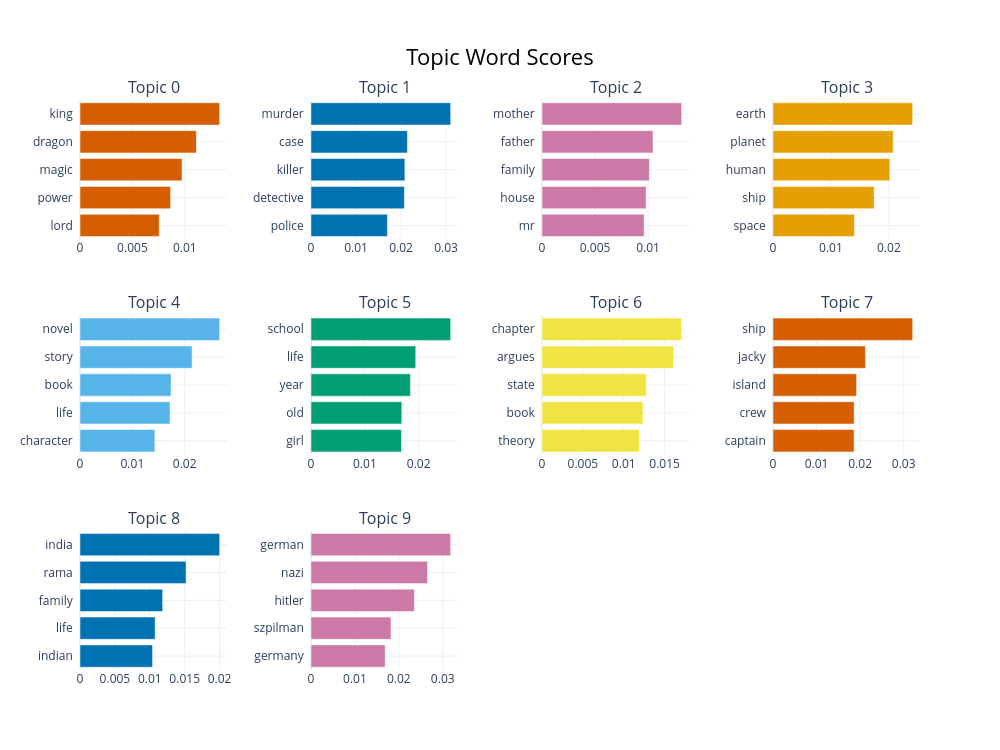

Write notebook code for a chart like this one.
### Markdown cell above
**Visualization of topics as a bar chart**

This chart shows the 10 most popular topics and the keywords that define them.

### Code cell
if 'topic_model' in locals():
    display(topic_model.visualize_barchart(top_n_topics=10))

### Figure 1 — Plotly figure (JSON) as saved in the notebook; plotly's stock layout.template omitted (floating-point values rounded to 4 significant figures)
{"data": [{"marker": {"color": "#D55E00"}, "orientation": "h", "type": "bar", "x": [0.007554, 0.008642, 0.009732, 0.0111, 0.01332], "xaxis": "x", "y": ["lord  ", "power  ", "magic  ", "dragon  ", "king  "], "yaxis": "y"}, {"marker": {"color": "#0072B2"}, "orientation": "h", "type": "bar", "x": [0.01697, 0.02074, 0.02085, 0.02141, 0.03102], "xaxis": "x2", "y": ["police  ", "detective  ", "killer  ", "case  ", "murder  "], "yaxis": "y2"}, {"marker": {"color": "#CC79A7"}, "orientation": "h", "type": "bar", "x": [0.009627, 0.009818, 0.01012, 0.01046, 0.01316], "xaxis": "x3", "y": ["mr  ", "house  ", "family  ", "father  ", "mother  "], "yaxis": "y3"}, {"marker": {"color": "#E69F00"}, "orientation": "h", "type": "bar", "x": [0.01405, 0.01746, 0.02017, 0.02075, 0.02411], "xaxis": "x4", "y": ["space  ", "ship  ", "human  ", "planet  ", "earth  "], "yaxis": "y4"}, {"marker": {"color": "#56B4E9"}, "orientation": "h", "type": "bar", "x": [0.01431, 0.0172, 0.01738, 0.02142, 0.02668], "xaxis": "x5", "y": ["character  ", "life  ", "book  ", "story  ", "novel  "], "yaxis": "y5"}, {"marker": {"color": "#009E73"}, "orientation": "h", "type": "bar", "x": [0.0168, 0.01686, 0.01846, 0.01945, 0.02593], "xaxis": "x6", "y": ["girl  ", "old  ", "year  ", "life  ", "school  "], "yaxis": "y6"}, {"marker": {"color": "#F0E442"}, "orientation": "h", "type": "bar", "x": [0.01191, 0.01235, 0.01276, 0.0161, 0.01708], "xaxis": "x7", "y": ["theory  ", "book  ", "state  ", "argues  ", "chapter  "], "yaxis": "y7"}, {"marker": {"color": "#D55E00"}, "orientation": "h", "type": "bar", "x": [0.01861, 0.01862, 0.01919, 0.02121, 0.03205], "xaxis": "x8", "y": ["captain  ", "crew  ", "island  ", "jacky  ", "ship  "], "yaxis": "y8"}, {"marker": {"color": "#0072B2"}, "orientation": "h", "type": "bar", "x": [0.0104, 0.01076, 0.01184, 0.0152, 0.02001], "xaxis": "x9", "y": ["indian  ", "life  ", "family  ", "rama  ", "india  "], "yaxis": "y9"}, {"marker": {"color": "#CC79A7"}, "orientation": "h", "type": "bar", "x": [0.01689, 0.01821, 0.02354, 0.02653, 0.0318], "xaxis": "x10", "y": ["germany  ", "szpilman  ", "hitler  ", "nazi  ", "german  "], "yaxis": "y10"}], "layout": {"annotations": [{"font": {"size": 16}, "showarrow": false, "text": "Topic 0", "x": 0.0875, "xanchor": "center", "xref": "paper", "y": 1, "yanchor": "bottom", "yref": "paper"}, {"font": {"size": 16}, "showarrow": false, "text": "Topic 1", "x": 0.3625, "xanchor": "center", "xref": "paper", "y": 1, "yanchor": "bottom", "yref": "paper"}, {"font": {"size": 16}, "showarrow": false, "text": "Topic 2", "x": 0.6375, "xanchor": "center", "xref": "paper", "y": 1, "yanchor": "bottom", "yref": "paper"}, {"font": {"size": 16}, "showarrow": false, "text": "Topic 3", "x": 0.9125, "xanchor": "center", "xref": "paper", "y": 1, "yanchor": "bottom", "yref": "paper"}, {"font": {"size": 16}, "showarrow": false, "text": "Topic 4", "x": 0.0875, "xanchor": "center", "xref": "paper", "y": 0.6222, "yanchor": "bottom", "yref": "paper"}, {"font": {"size": 16}, "showarrow": false, "text": "Topic 5", "x": 0.3625, "xanchor": "center", "xref": "paper", "y": 0.6222, "yanchor": "bottom", "yref": "paper"}, {"font": {"size": 16}, "showarrow": false, "text": "Topic 6", "x": 0.6375, "xanchor": "center", "xref": "paper", "y": 0.6222, "yanchor": "bottom", "yref": "paper"}, {"font": {"size": 16}, "showarrow": false, "text": "Topic 7", "x": 0.9125, "xanchor": "center", "xref": "paper", "y": 0.6222, "yanchor": "bottom", "yref": "paper"}, {"font": {"size": 16}, "showarrow": false, "text": "Topic 8", "x": 0.0875, "xanchor": "center", "xref": "paper", "y": 0.2444, "yanchor": "bottom", "yref": "paper"}, {"font": {"size": 16}, "showarrow": false, "text": "Topic 9", "x": 0.3625, "xanchor": "center", "xref": "paper", "y": 0.2444, "yanchor": "bottom", "yref": "paper"}], "height": 750, "hoverlabel": {"bgcolor": "white", "font": {"family": "Rockwell", "size": 16}}, "showlegend": false, "title": {"font": {"color": "Black", "size": 22}, "text": "Topic Word Scores", "x": 0.5, "xanchor": "center", "yanchor": "top"}, "width": 1000, "xaxis": {"anchor": "y", "domain": [0, 0.175], "showgrid": true}, "xaxis10": {"anchor": "y10", "domain": [0.275, 0.45], "showgrid": true}, "xaxis11": {"anchor": "y11", "domain": [0.55, 0.725], "showgrid": true}, "xaxis12": {"anchor": "y12", "domain": [0.825, 1], "showgrid": true}, "xaxis2": {"anchor": "y2", "domain": [0.275, 0.45], "showgrid": true}, "xaxis3": {"anchor": "y3", "domain": [0.55, 0.725], "showgrid": true}, "xaxis4": {"anchor": "y4", "domain": [0.825, 1], "showgrid": true}, "xaxis5": {"anchor": "y5", "domain": [0, 0.175], "showgrid": true}, "xaxis6": {"anchor": "y6", "domain": [0.275, 0.45], "showgrid": true}, "xaxis7": {"anchor": "y7", "domain": [0.55, 0.725], "showgrid": true}, "xaxis8": {"anchor": "y8", "domain": [0.825, 1], "showgrid": true}, "xaxis9": {"anchor": "y9", "domain": [0, 0.175], "showgrid": true}, "yaxis": {"anchor": "x", "domain": [0.7556, 1], "showgrid": true}, "yaxis10": {"anchor": "x10", "domain": [0, 0.2444], "showgrid": true}, "yaxis11": {"anchor": "x11", "domain": [0, 0.2444], "showgrid": true}, "yaxis12": {"anchor": "x12", "domain": [0, 0.2444], "showgrid": true}, "yaxis2": {"anchor": "x2", "domain": [0.7556, 1], "showgrid": true}, "yaxis3": {"anchor": "x3", "domain": [0.7556, 1], "showgrid": true}, "yaxis4": {"anchor": "x4", "domain": [0.7556, 1], "showgrid": true}, "yaxis5": {"anchor": "x5", "domain": [0.3778, 0.6222], "showgrid": true}, "yaxis6": {"anchor": "x6", "domain": [0.3778, 0.6222], "showgrid": true}, "yaxis7": {"anchor": "x7", "domain": [0.3778, 0.6222], "showgrid": true}, "yaxis8": {"anchor": "x8", "domain": [0.3778, 0.6222], "showgrid": true}, "yaxis9": {"anchor": "x9", "domain": [0, 0.2444], "showgrid": true}}}
